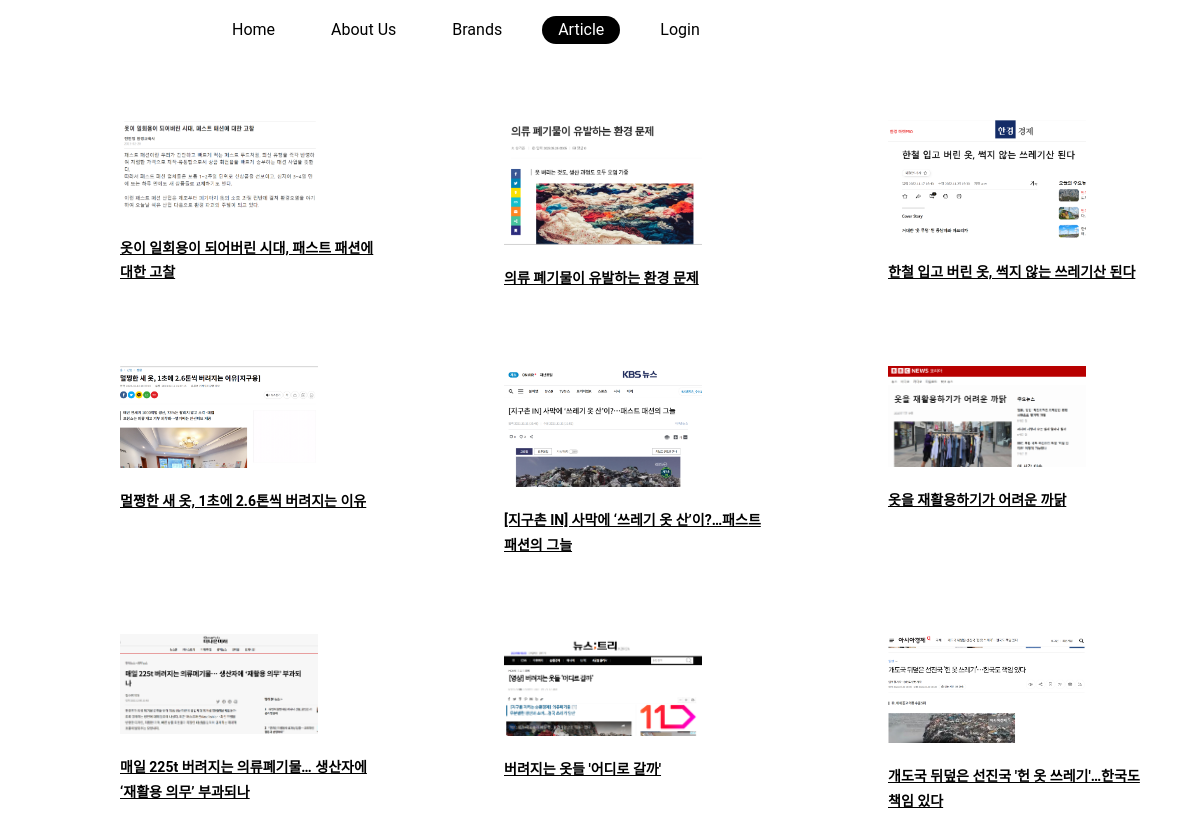
The app's page /article/ with its own data.
### article/models.py (models this page shows, shortened)
class Article(models.Model):
    title = models.CharField(max_length=200)
    content = models.TextField(blank=True)
    image = models.ImageField(upload_to='article/%Y/%m/%d', blank=True)
    link = models.URLField(blank=True)
    created_at = models.DateTimeField(auto_now_add=True)

### article/views.py (the view)
# urls.py: path('article/', views.article, name='article'),
def article(request):
    articles = Article.objects.all()
    return render(request, 'article.html', {'articles': articles})

### article/templates/article.html (shortened to what this page needs)
<!DOCTYPE html>
{% load static %}
<html>
<head>
  <link rel="stylesheet" type="text/css" href="{% static 'css/style.css' %}">
</head>
<body>
  <header class="header sticky sticky--top js-header">
    <div class="grid">
      <nav class="navigation">
        <ul class="navigation__list navigation__list--inline">
          <li class="navigation__item"><a href="/" class="navigation__link">Home</a></li>
          <li class="navigation__item"><a href="/about/" class="navigation__link">About Us</a></li>
          <li class="navigation__item"><a href="{% url 'shop:shop' %}" class="navigation__link" >Brands</a></li>
          <li class="navigation__item"><a href="{% url 'article:article' %}" class="navigation__link navigation__link--is-active">Article</a></li>
          <li class="navigation__item"><a href="{% url 'accounts:login' %}" class="navigation__link">
            {% if user.is_authenticated %}
              <a class="navigation__link" href="{% url 'accounts:logout' %}">Logout</a>
            {% else %}
              <a class="navigation__link" href="{% url 'accounts:login' %}">Login</a>
            {% endif %}
          </a></li>
        </ul>
      </nav>
    </div>
  </header>
  <div class="article-list-container">
    {% for article in articles %}
      <div class="article-item">
        <img src="{{ article.image.url }}" alt="{{ article.title }}">
        <h3><a href="{{ article.link }}" target="_blank">{{ article.title }}</a></h3>
      </div>
    {% endfor %}
  </div>
</body>
</html>

### static/css/style.css (style rules this page uses)
.grid { inline-size: 90%; margin-inline: auto; max-inline-size: 48em; }
.sticky { position: sticky; will-change: transform; }
.sticky--top { top: 0; }
* { box-sizing: inherit; }
html { box-sizing: border-box; }
body { font-family: 'Roboto', sans-serif; line-height: 1.75; margin: 0; min-block-size: 100vh; }
.header { background-color: #fff; padding-block: 1em; }
.header::after { bottom: 0; box-shadow: 0 0.0625em 0.5em rgba(0, 0, 0, 0.3); content: ''; left: 0; opacity: 0; position: absolute; right: 0; top: 0; transition: opacity 0.3s; z-index: -1; }
.navigation__list { list-style: none; margin: 0; padding: 0; }
.navigation__list--inline { display: flex; gap: 1.5em; }
.navigation__link { color: inherit; display: block; padding-inline: 1em; text-decoration: none; }
.navigation__link--is-active { background-color: #000; border-radius: 999em; color: #fff; }
.navigation__link--is-active { background-color: black; color: white; }
.article-list-container { display: flex; justify-content: space-between; flex-direction: row; flex-wrap: wrap; justify-content: flex-start; }
.article-item a { color: black; }
.article-item { width: 50%; height: auto; flex-direction: column; align-items: baseline; margin-top: 60px; font-size: 12px; }
.article-item img { width: 75%; height: auto; transition: transform 0.3s ease; }
.article-list-container .article-item { width: 22%; margin-left: 10%; margin-bottom: 2px; }

### records on screen
Article: image (picture), title "옷이 일회용이 되어버린 시대, 패스트 패션에 대한 고찰"
Article: image (picture), title "의류 폐기물이 유발하는 환경 문제"
Article: image (picture), title "한철 입고 버린 옷, 썩지 않는 쓰레기산 된다"
Article: image (picture), title "멀쩡한 새 옷, 1초에 2.6톤씩 버려지는 이유"
Article: image (picture), title "[지구촌 IN] 사막에 ‘쓰레기 옷 산’이?…패스트 패션의 그늘"
Article: image (picture), title "옷을 재활용하기가 어려운 까닭"
Article: image (picture), title "매일 225t 버려지는 의류폐기물… 생산자에 ‘재활용 의무’ 부과되나"
Article: image (picture), title "버려지는 옷들 '어디로 갈까'"
Article: image (picture), title "개도국 뒤덮은 선진국 '헌 옷 쓰레기'…한국도 책임 있다"
